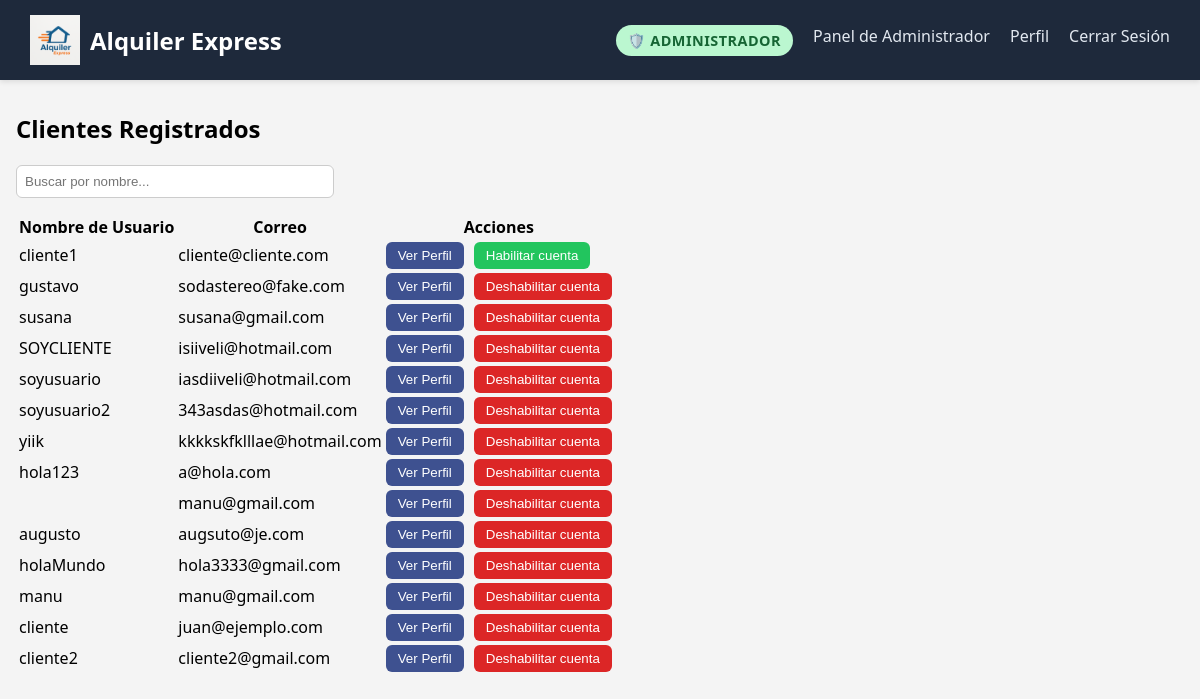
The app's page /usuarios/panel-emp/lista-clientes/ (signed in) with its own data.
### gestion_usuarios/models.py (models this page shows, shortened)
class Usuario(AbstractUser):
    dni = models.PositiveIntegerField(max_length=10, unique=True)
    telefono = models.PositiveIntegerField(max_length=20)

### gestion_usuarios/views.py (the view)
# urls.py: path('panel-emp/lista-clientes/', views.listar_clientes, name='lista-clientes'),
@login_required
@user_passes_test(es_empleado)
def listar_clientes(request):
    usuarios = Usuario.objects.filter(is_staff=False, is_superuser=False)
    return render(request, 'gestion_usuarios/lista-clientes.html', {'usuarios': usuarios})

### gestion_usuarios/views.py (called while the page is built)
def es_empleado(user):
    return user.is_authenticated and user.is_staff

### templates/gestion_usuarios/lista-clientes.html (shortened to what this page needs)
{% extends 'base.html' %}
{% load static %}
{% block content %}
<h2>Clientes Registrados</h2>
<input type="text" id="buscador" placeholder="Buscar por nombre..." style="margin-bottom: 15px; padding: 8px; width: 300px; border: 1px solid #ccc; border-radius: 6px;">
<table>
  <thead>
    <tr>
      <th>Nombre de Usuario</th>
      <th>Correo</th>
      <th>Acciones</th>
    </tr>
  </thead>
  <tbody id="tabla-clientes">
    {% for usuario in usuarios %}
    <tr>
      <td>{{ usuario.username }}</td>
      <td>{{ usuario.email }}</td>
      <td style="display: flex; gap: 10px;">
        <a href="{% url 'detalle-cliente' usuario.id %}">
          <button style="padding: 6px 12px; background-color: #3e5190; color: white; border: none; border-radius: 6px; cursor: pointer;">
            Ver Perfil
          </button>
        </a>
        {% if usuario.is_active %}
        <form method="post" action="{% url 'deshabilitar_usuario' usuario.id %}">
          <button type="submit" class="btn-deshabilitar"
            style="padding: 6px 12px; background-color: #dc2626; color: white; border: none; border-radius: 6px; cursor: pointer;">
            Deshabilitar cuenta
          </button>
        </form>
        {% else %}
        <form method="post" action="{% url 'habilitar_usuario' usuario.id %}">
          <button type="submit" class="btn-habilitar"
            style="padding: 6px 12px; background-color: #22c55e; color: white; border: none; border-radius: 6px; cursor: pointer;">
            Habilitar cuenta
          </button>
        </form>
        {% endif %}
      </td>
    </tr>
    {% empty %}
    <tr><td colspan="3">No hay clientes registrados.</td></tr>
    {% endfor %}
  </tbody>
</table>
{% endblock %}

### static/styles/base.css (style rules this page uses)
body { margin: 0; font-family: 'Segoe UI', sans-serif; background-color: #f4f4f4; }

### records on screen
Usuario: username "cliente1", email "cliente@cliente.com", is_active "Habilitar cuenta"
Usuario: username "gustavo", email "sodastereo@fake.com", is_active "Deshabilitar cuenta"
Usuario: username "susana", email "susana@gmail.com", is_active "Deshabilitar cuenta"
Usuario: username "SOYCLIENTE", email "isiiveli@hotmail.com", is_active "Deshabilitar cuenta"
Usuario: username "soyusuario", email "iasdiiveli@hotmail.com", is_active "Deshabilitar cuenta"
Usuario: username "soyusuario2", email "343asdas@hotmail.com", is_active "Deshabilitar cuenta"
Usuario: username "yiik", email "kkkkskfklllae@hotmail.com", is_active "Deshabilitar cuenta"
Usuario: username "hola123", email "a@hola.com", is_active "Deshabilitar cuenta"
Usuario: email "manu@gmail.com", is_active "Deshabilitar cuenta"
Usuario: username "augusto", email "augsuto@je.com", is_active "Deshabilitar cuenta"
Usuario: username "holaMundo", email "hola3333@gmail.com", is_active "Deshabilitar cuenta"
Usuario: username "manu", email "manu@gmail.com", is_active "Deshabilitar cuenta"
Usuario: username "cliente", email "juan@ejemplo.com", is_active "Deshabilitar cuenta"
Usuario: username "cliente2", email "cliente2@gmail.com", is_active "Deshabilitar cuenta"
